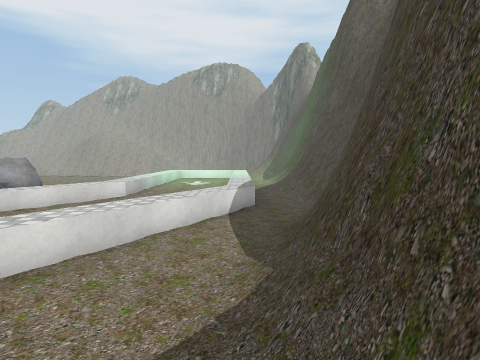
view 1 (above)

22 first-person views from a walk through a Unity game level. The camera is 1.5 m above the floor, tilts 4° down and sees 75° across. The floor is counted in squares, 1 m on a side. Each view is taken from the middle of a square. On the plan, view 1 faces up. The plan holds only what a view shows up to about 15 squares ahead; the rest is blank. The place goes on beyond the plan. The player character is not drawn. Some surface patterns are stand-ins.

view 2
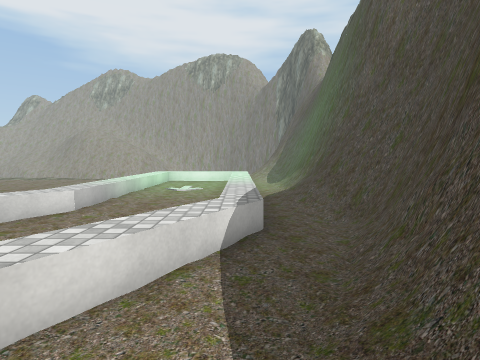

view 3
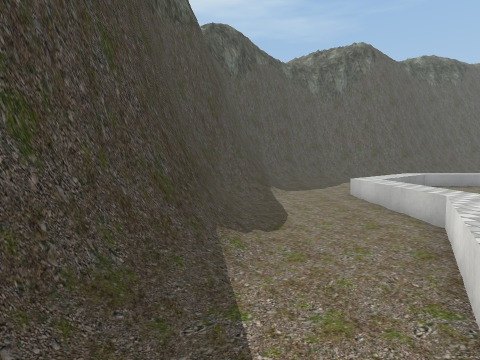

view 4
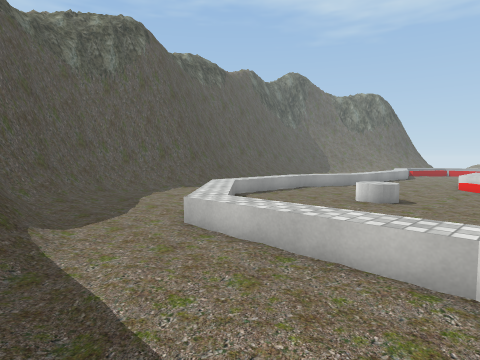

view 5
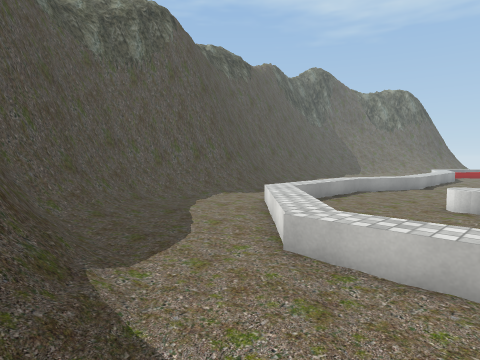

view 6
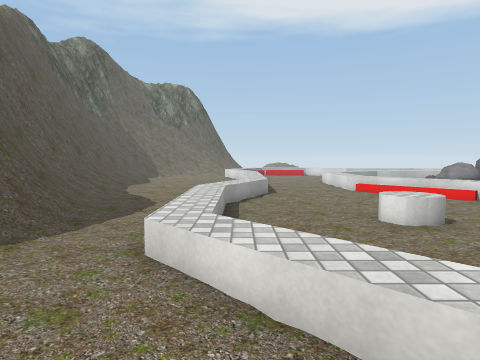

view 7
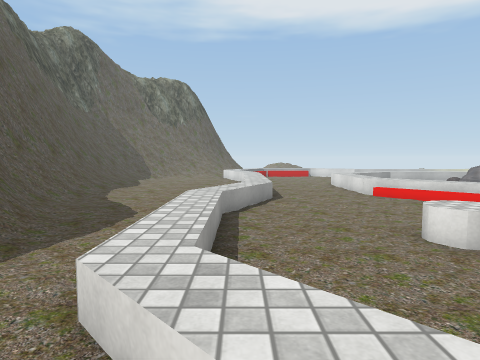

view 8
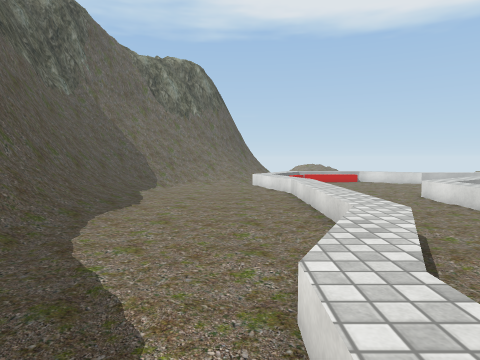

view 9
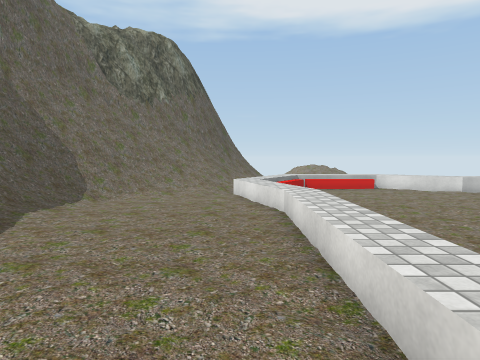

view 10
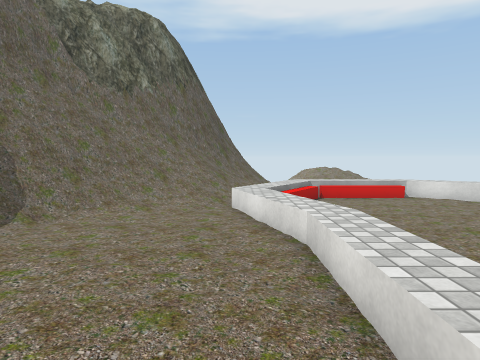

view 11
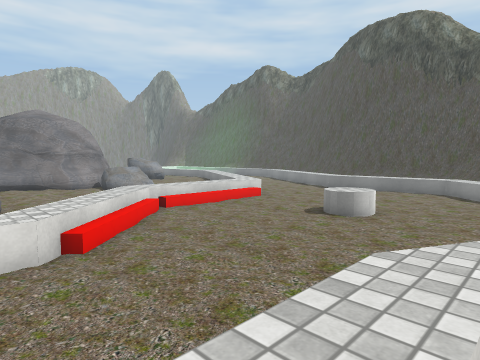

view 12
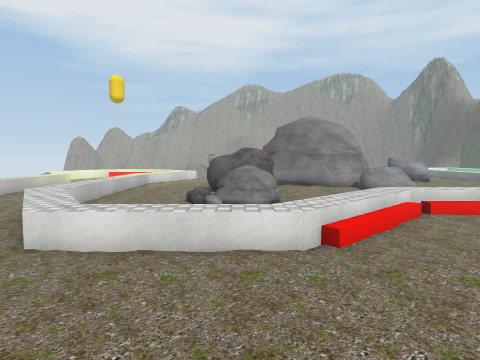

view 13
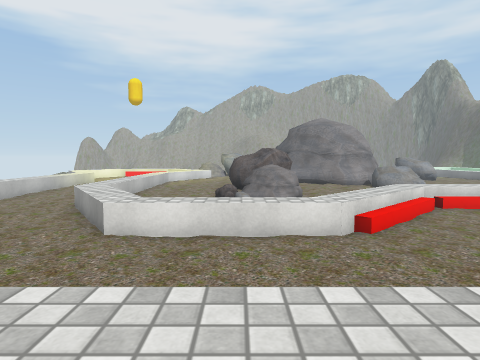

view 14
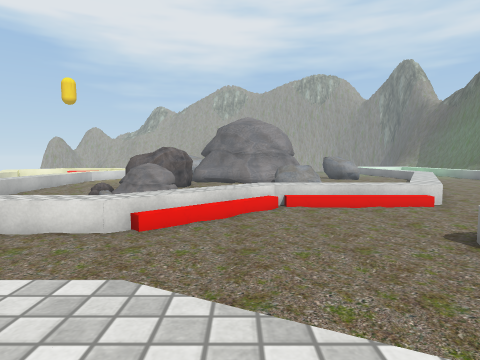

view 15
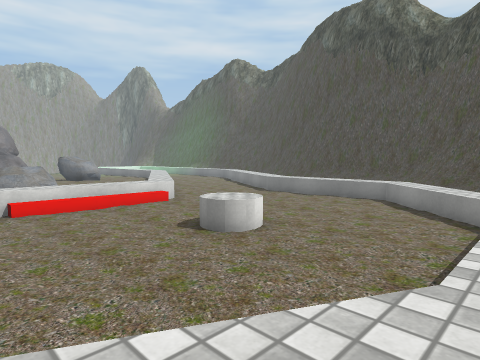

view 16
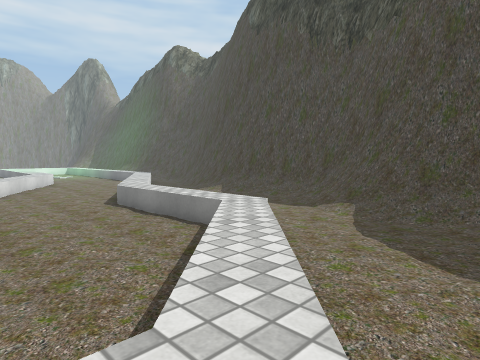

view 17
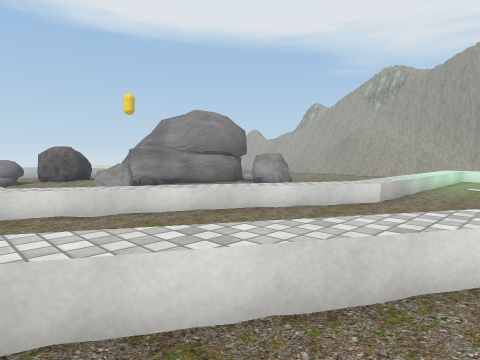

view 18
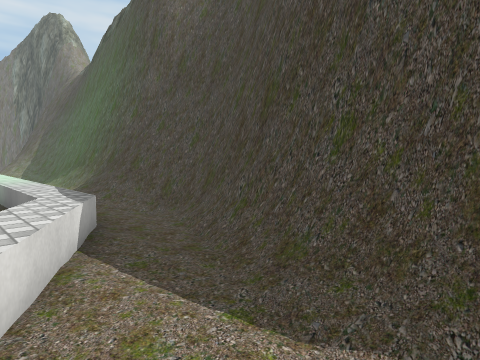

view 19
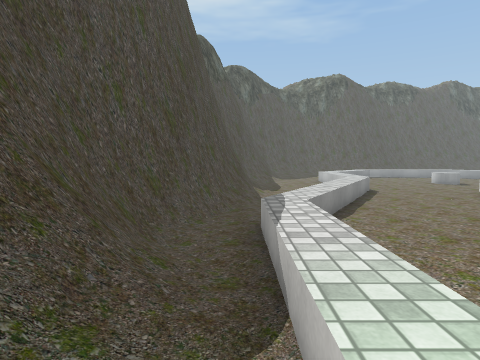

view 20
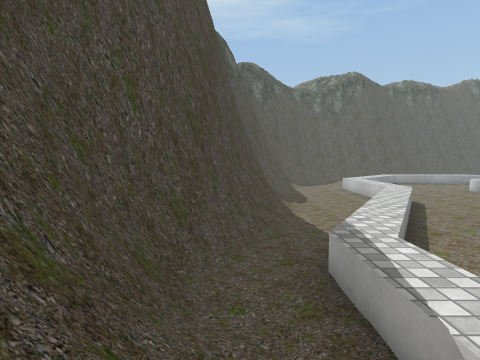

view 21
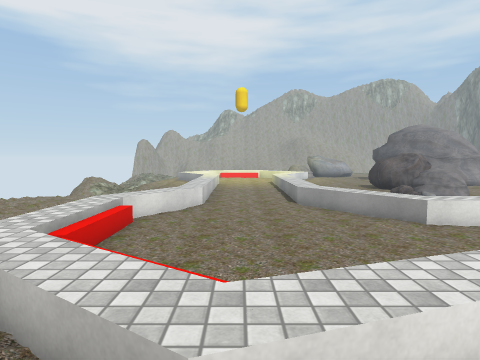

view 22
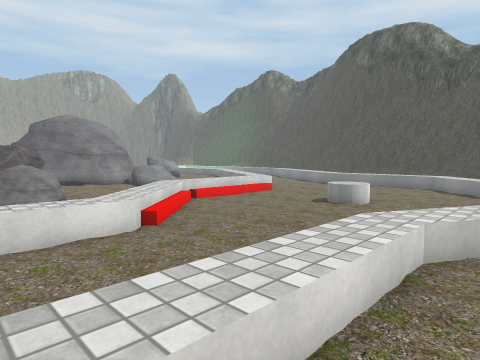

### Floor plan
Key: @ floor where view 1 was taken; # wall or solid block; . main floor; : floor 0.25 m higher than the main floor; - floor 0.25 m lower than the main floor; + floor 0.5 m higher than the main floor; / step, stairs or slope; = window, fence, low wall or low ledge; ^ raised ledge; v drop or lower ground; R rock; C cylinder; O other object.
Columns run from 32 left of view 1 to 4 right of it. Each row starts with its distance up from view 1.
 19                            +.   = /#
 18                            +... =./#
 17                           =+... =./##
 16                           .+... =./##
 15                       R   =+... =./##
 14                      RRR  .+... =-/##
 13                       RR  =+v.. =-/##
 12              ##           #=...#=--=#
 11              ^^####      == ...==--##
 10              #=###       ==... ==--##
  9 =    # ..    R...RRR    O=#.--#=--=#
  8 =.. =#... RRR....RRR   .==.--#==--##
  7 =-- =#....   ....      ==#.--==--/##
  6 =---=#.../RRR..       ==#.-.===--=#
  5 =---=#.-./ RR.        ==... #=--/=#
  4 =#--=#         .++++++=#..-#=---/##
  3 ==-- =v       -+::::::--.- ==---/##
  2 =----==v     ==:--------.. =----/#
  1  ----#==    v=O----------. =----/#
  0  -----#=++++=#-----------. =----@#
 -1  ------=----  -----CCC---. =.-.-/#
 -2  ------------------CCC--.. =---//#
 -3  -------.-.-..-------..--.v==../##
 -4  -----   .....-.-----....-==.../##
 -5  --...+++++++++=#.--.....==.../=#
 -6 O=-+++.........===......==..../##
 -7 /=O=............=========...../##
 -8 ///..........................//#
 -9 ///........................./###
-10 =///................////////=##
-11 #==//.............//=======###
-12 ###==/////////////=##########
-13  ###=/////=////#=###
-14   ###===###########
-15    #######

Positions as (right, up) in squares from view 1, and headings:
1: (0, 0), facing up
2: (0, 4), facing up
3: (0, 9), facing down
4: (0, 3), facing down-left
5: (0, 0), facing down-left
6: (-4, -6), facing left
7: (-6, -6), facing left
8: (-12, -8), facing left
9: (-17, -7), facing left
10: (-20, -7), facing left
11: (-21, -6), facing up-right
12: (-21, -6), facing up
13: (-22, -7), facing up
14: (-17, -7), facing up
15: (-17, -7), facing up-right
16: (-10, -8), facing up-right
17: (-1, 3), facing up-left
18: (-2, 4), facing up-right
19: (1, 18), facing down
20: (2, 16), facing down
21: (-30, -9), facing up
22: (-23, -7), facing up-right
